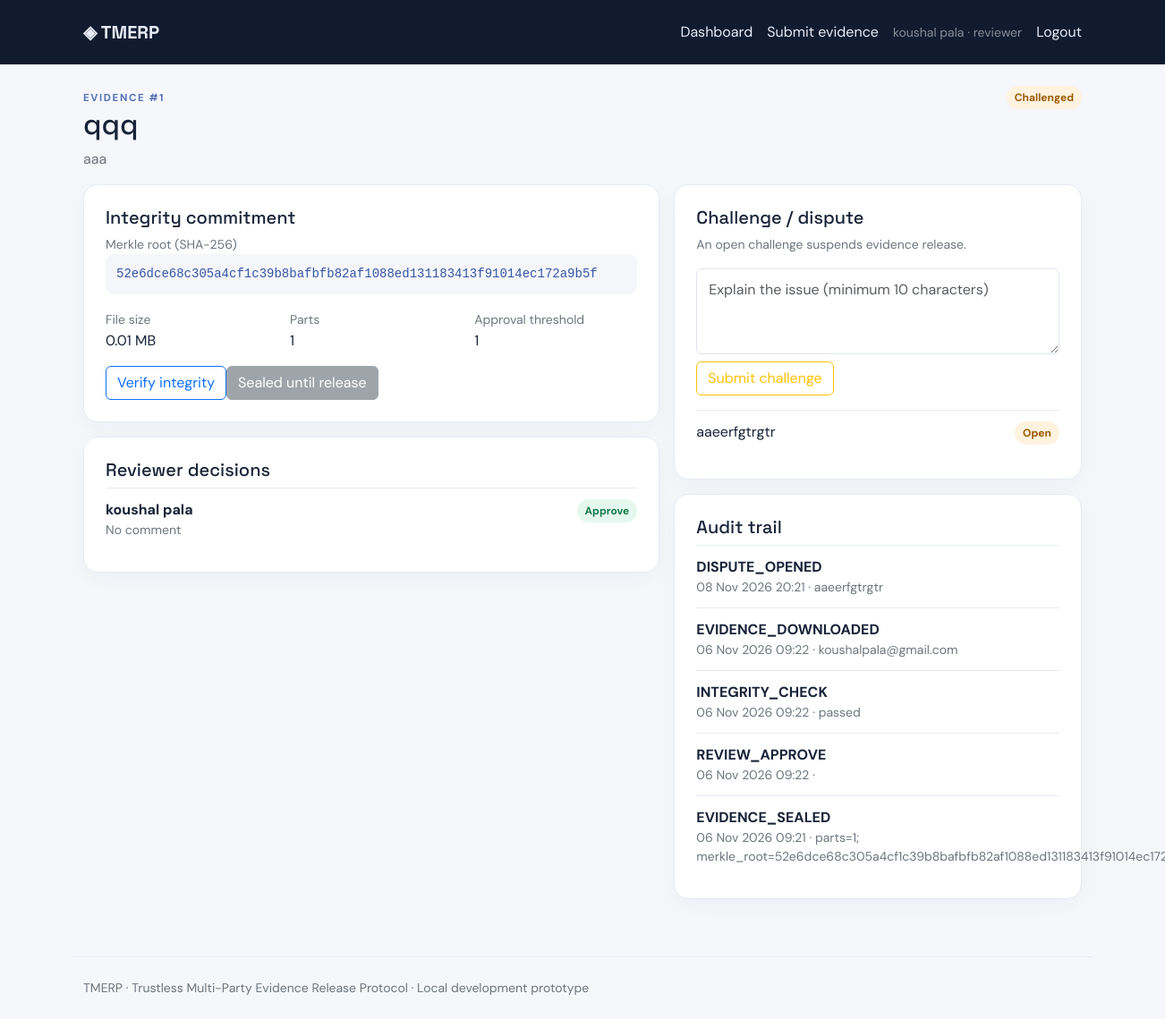
The app's page /evidence/1 (signed in) with its own data.
### app.py (models this page shows, shortened)
class User(UserMixin, db.Model):
    id = db.Column(db.Integer, primary_key=True)
    name = db.Column(db.String(100), nullable=False)
    email = db.Column(db.String(160), unique=True, nullable=False)
    password_hash = db.Column(db.String(255), nullable=False)
    role = db.Column(db.String(20), nullable=False, default="submitter")
    active = db.Column(db.Boolean, default=True)

class Evidence(db.Model):
    id = db.Column(db.Integer, primary_key=True)
    storage_id = db.Column(db.String(64), unique=True, nullable=False)
    title = db.Column(db.String(180), nullable=False)
    description = db.Column(db.Text, default="")
    original_filename = db.Column(db.String(255), nullable=False)
    file_size = db.Column(db.Integer, nullable=False)
    submitter_id = db.Column(db.Integer, db.ForeignKey("user.id"), nullable=False)
    threshold = db.Column(db.Integer, nullable=False, default=2)
    reviewer_ids = db.Column(db.Text, nullable=False, default="[]")
    part_hashes_json = db.Column(db.Text, nullable=False)
    merkle_root = db.Column(db.String(64), nullable=False)
    status = db.Column(db.String(30), default="under_review")
    created_at = db.Column(db.DateTime(timezone=True), default=now)
    released_at = db.Column(db.DateTime(timezone=True))
    @property
    def part_hashes(self): return json.loads(self.part_hashes_json)
    @property
    def reviewers(self): return json.loads(self.reviewer_ids)

class Approval(db.Model):
    id = db.Column(db.Integer, primary_key=True)
    evidence_id = db.Column(db.Integer, db.ForeignKey("evidence.id"), nullable=False)
    reviewer_id = db.Column(db.Integer, db.ForeignKey("user.id"), nullable=False)
    decision = db.Column(db.String(20), nullable=False)
    comment = db.Column(db.Text, default="")
    created_at = db.Column(db.DateTime(timezone=True), default=now)
    __table_args__ = (db.UniqueConstraint("evidence_id", "reviewer_id"),)

class Dispute(db.Model):
    id = db.Column(db.Integer, primary_key=True)
    evidence_id = db.Column(db.Integer, db.ForeignKey("evidence.id"), nullable=False)
    user_id = db.Column(db.Integer, db.ForeignKey("user.id"), nullable=False)
    reason = db.Column(db.Text, nullable=False)
    status = db.Column(db.String(20), default="open")
    resolution = db.Column(db.Text, default="")
    created_at = db.Column(db.DateTime(timezone=True), default=now)

class Audit(db.Model):
    id = db.Column(db.Integer, primary_key=True)
    evidence_id = db.Column(db.Integer, db.ForeignKey("evidence.id"))
    actor_id = db.Column(db.Integer, db.ForeignKey("user.id"))
    action = db.Column(db.String(80), nullable=False)
    details = db.Column(db.Text, default="")
    created_at = db.Column(db.DateTime(timezone=True), default=now)

### app.py (the view)
@app.route("/evidence/<int:eid>")
@login_required
def evidence_detail(eid):
    item = get_evidence(eid)
    if not can_view(item): abort(403)
    approvals = Approval.query.filter_by(evidence_id=eid).order_by(Approval.created_at.desc()).all()
    reviewer_map = {u.id:u for u in User.query.filter(User.id.in_(item.reviewers)).all()} if item.reviewers else {}
    disputes = Dispute.query.filter_by(evidence_id=eid).order_by(Dispute.created_at.desc()).all()
    audit_rows = Audit.query.filter_by(evidence_id=eid).order_by(Audit.created_at.desc()).all()
    my_approval = Approval.query.filter_by(evidence_id=eid, reviewer_id=current_user.id).first()
    return render_template("evidence_detail.html", item=item, approvals=approvals, reviewer_map=reviewer_map,
                           disputes=disputes, audit_rows=audit_rows, my_approval=my_approval)

### app.py (called while the page is built)
@login_manager.user_loader
def load_user(user_id): return db.session.get(User, int(user_id))

def get_evidence(eid):
    item = db.session.get(Evidence, eid)
    if not item: abort(404)
    return item

def can_view(item):
    return current_user.role == "admin" or current_user.id == item.submitter_id or current_user.id in item.reviewers

### templates/evidence_detail.html
{% extends "base.html" %}{% block content %}<div class="d-flex justify-content-between flex-wrap gap-2"><div><span class="eyebrow">EVIDENCE #{{ item.id }}</span><h2>{{ item.title }}</h2><p class="text-secondary">{{ item.description }}</p></div><span class="status {{ item.status }} align-self-start">{{ item.status|replace('_',' ') }}</span></div><div class="row g-3"><div class="col-lg-7"><div class="panel p-4 mb-3"><h5>Integrity commitment</h5><div class="small text-secondary">Merkle root (SHA-256)</div><code class="hash">{{ item.merkle_root }}</code><div class="row mt-3"><div class="col"><small class="text-secondary">File size</small><div>{{ (item.file_size/1024/1024)|round(2) }} MB</div></div><div class="col"><small class="text-secondary">Parts</small><div>{{ item.part_hashes|length }}</div></div><div class="col"><small class="text-secondary">Approval threshold</small><div>{{ item.threshold }}</div></div></div><a class="btn btn-outline-primary mt-3" href="{{ url_for('verify',eid=item.id) }}">Verify integrity</a>{% if item.status == 'released' or current_user.role == 'admin' %}<a class="btn btn-primary mt-3" href="{{ url_for('download',eid=item.id) }}">Download evidence</a>{% else %}<button class="btn btn-secondary mt-3" disabled>Sealed until release</button>{% endif %}</div><div class="panel p-4"><h5>Reviewer decisions</h5>{% for a in approvals %}<div class="decision"><strong>{{ reviewer_map[a.reviewer_id].name if a.reviewer_id in reviewer_map else 'Reviewer' }}</strong><span class="status {{ a.decision }}">{{ a.decision }}</span><div class="small text-secondary">{{ a.comment or 'No comment' }}</div></div>{% else %}<p class="text-secondary">No decisions yet.</p>{% endfor %}{% if current_user.id in item.reviewers and not my_approval and item.status == 'under_review' %}<hr><form method="post" action="{{ url_for('review',eid=item.id) }}"><label>Decision comment</label><textarea class="form-control mb-2" name="comment" rows="2"></textarea><button class="btn btn-success" name="decision" value="approve">Approve</button> <button class="btn btn-outline-danger" name="decision" value="reject">Reject</button></form>{% endif %}</div></div><div class="col-lg-5"><div class="panel p-4 mb-3"><h5>Challenge / dispute</h5><p class="text-secondary small">An open challenge suspends evidence release.</p><form method="post" action="{{ url_for('dispute',eid=item.id) }}"><textarea class="form-control mb-2" name="reason" rows="3" minlength="10" placeholder="Explain the issue (minimum 10 characters)" required></textarea><button class="btn btn-outline-warning">Submit challenge</button></form>{% for d in disputes %}<div class="decision mt-3"><span class="status {{ d.status }}">{{ d.status }}</span><p class="mb-1">{{ d.reason }}</p>{% if d.resolution %}<small class="text-secondary">Resolution: {{ d.resolution }}</small>{% endif %}</div>{% endfor %}</div><div class="panel p-4"><h5>Audit trail</h5>{% for a in audit_rows %}<div class="audit-row"><strong>{{ a.action }}</strong><div class="small text-secondary">{{ a.created_at.strftime('%d %b %Y %H:%M') if a.created_at else '' }} · {{ a.details }}</div></div>{% else %}<p class="text-secondary">No events.</p>{% endfor %}</div></div></div>{% endblock %}

### templates/base.html (shortened to what this page needs)
<!doctype html>
<html lang="en"><head><meta charset="utf-8"><meta name="viewport" content="width=device-width,initial-scale=1">
<title>{% block title %}TMERP{% endblock %}</title><link href="https://cdn.jsdelivr.net/npm/bootstrap@5.3.3/dist/css/bootstrap.min.css" rel="stylesheet"><link href="{{ url_for('static', filename='style.css') }}" rel="stylesheet"></head>
<body><nav class="navbar navbar-expand-lg navbar-dark"><div class="container"><a class="navbar-brand fw-bold" href="{{ url_for('index') }}">◈ TMERP</a><div class="d-flex gap-3 align-items-center">{% if current_user.is_authenticated %}<a href="{{ url_for('dashboard') }}">Dashboard</a><a href="{{ url_for('new_evidence') }}">Submit evidence</a>{% if current_user.role == 'admin' %}<a href="{{ url_for('admin_users') }}">Users</a><a href="{{ url_for('admin_disputes') }}">Disputes</a>{% endif %}<span class="small text-white-50">{{ current_user.name }} · {{ current_user.role }}</span><a href="{{ url_for('logout') }}">Logout</a>{% else %}<a href="{{ url_for('login') }}">Login</a><a href="{{ url_for('register') }}">Register</a>{% endif %}</div></div></nav>
<main class="container py-4">{% block content %}{% endblock %}</main>
<footer class="container py-4 text-secondary small">TMERP · Trustless Multi-Party Evidence Release Protocol · Local development prototype</footer></body></html>

### static/style.css (style rules this page uses)
:root { --ink:#182338;--muted:#69778c;--line:#e6ebf2;--blue:#315efb }
body { background:#f5f7fb;color:var(--ink);font-family:'DM Sans',sans-serif }
h1,h2,h3,h4,h5,.navbar-brand { font-family:'Space Grotesk',sans-serif }
a { color:var(--blue);text-decoration:none }
.navbar { background:#101b30;padding:16px 0 }
.navbar a { color:#e8edfa }
.eyebrow { font-size:.72rem;font-weight:700;letter-spacing:.14em;color:#5470b8 }
.panel,.stat { background:#fff;border:1px solid var(--line);border-radius:16px;box-shadow:0 8px 30px rgba(22,39,70,.035) }
.form-control,.form-select { border-color:#dfe5ee;padding:.68rem .8rem }
.status { display:inline-block;padding:4px 9px;border-radius:99px;background:#edf1f7;color:#4d5c72;font-size:.75rem;font-weight:700;text-transform:capitalize }
.status.released,.status.approve,.status.resolved { background:#e5f8ef;color:#147a4b }
.status.challenged,.status.open,.status.reject { background:#fff2df;color:#9b5a00 }
.hash { display:block;overflow-wrap:anywhere;background:#f4f6fa;padding:12px;border-radius:9px;color:#3855a5 }
.decision,.audit-row { border-top:1px solid var(--line);padding:12px 0 }
.decision .status { float:right }
footer { border-top:1px solid var(--line);margin-top:40px }

### records on screen
User: name "koushal pala", role "reviewer"
Evidence: id "1", title "qqq", description "aaa", status "Challenged", merkle_root "52e6dce68c305a4cf1c39b8bafbfb82af1088ed131183413f91014ec172a9b5f", (item.file_size/1024/1024)|round(2) "0.01", threshold "1"
Approval: decision "Approve", comment "No comment"
Dispute: status "Open", reason "aaeerfgtrgtr"
Audit: action "DISPUTE_OPENED", created_at "08 Nov 2026 20:21", details "aaeerfgtrgtr"
Audit: action "EVIDENCE_DOWNLOADED", created_at "06 Nov 2026 09:22", details "koushalpala@gmail.com"
Audit: action "INTEGRITY_CHECK", created_at "06 Nov 2026 09:22", details "passed"
Audit: action "REVIEW_APPROVE", created_at "06 Nov 2026 09:22"
Audit: action "EVIDENCE_SEALED", created_at "06 Nov 2026 09:21", details "parts=1;…"

### other values on screen
{{ item.part_hashes|length }} "1"
